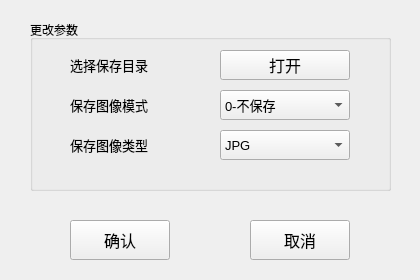
<?xml version="1.0" encoding="UTF-8"?>
<ui version="4.0">
 <class>Form</class>
 <widget class="QWidget" name="Form">
  <property name="geometry">
   <rect>
    <x>0</x>
    <y>0</y>
    <width>420</width>
    <height>280</height>
   </rect>
  </property>
  <property name="maximumSize">
   <size>
    <width>420</width>
    <height>280</height>
   </size>
  </property>
  <property name="windowTitle">
   <string>存图设置</string>
  </property>
  <property name="windowIcon">
   <iconset>
    <normaloff>logo.ico</normaloff>logo.ico</iconset>
  </property>
  <widget class="QPushButton" name="pushButton_1">
   <property name="geometry">
    <rect>
     <x>70</x>
     <y>220</y>
     <width>100</width>
     <height>40</height>
    </rect>
   </property>
   <property name="font">
    <font>
     <pointsize>12</pointsize>
    </font>
   </property>
   <property name="text">
    <string>确认</string>
   </property>
  </widget>
  <widget class="QGroupBox" name="groupBox">
   <property name="geometry">
    <rect>
     <x>30</x>
     <y>20</y>
     <width>361</width>
     <height>171</height>
    </rect>
   </property>
   <property name="font">
    <font>
     <italic>false</italic>
    </font>
   </property>
   <property name="title">
    <string>更改参数</string>
   </property>
   <property name="flat">
    <bool>false</bool>
   </property>
   <property name="checkable">
    <bool>false</bool>
   </property>
   <property name="checked">
    <bool>false</bool>
   </property>
   <widget class="QLabel" name="label_2">
    <property name="geometry">
     <rect>
      <x>40</x>
      <y>110</y>
      <width>130</width>
      <height>30</height>
     </rect>
    </property>
    <property name="font">
     <font>
      <pointsize>10</pointsize>
     </font>
    </property>
    <property name="text">
     <string>保存图像类型</string>
    </property>
   </widget>
   <widget class="QLabel" name="label_1">
    <property name="geometry">
     <rect>
      <x>40</x>
      <y>70</y>
      <width>130</width>
      <height>30</height>
     </rect>
    </property>
    <property name="font">
     <font>
      <pointsize>10</pointsize>
     </font>
    </property>
    <property name="text">
     <string>保存图像模式</string>
    </property>
   </widget>
   <widget class="QComboBox" name="comboBox_2">
    <property name="geometry">
     <rect>
      <x>190</x>
      <y>110</y>
      <width>130</width>
      <height>30</height>
     </rect>
    </property>
    <property name="font">
     <font>
      <pointsize>10</pointsize>
     </font>
    </property>
    <item>
     <property name="text">
      <string>JPG</string>
     </property>
    </item>
    <item>
     <property name="text">
      <string>BMP</string>
     </property>
    </item>
   </widget>
   <widget class="QComboBox" name="comboBox_1">
    <property name="geometry">
     <rect>
      <x>190</x>
      <y>70</y>
      <width>130</width>
      <height>30</height>
     </rect>
    </property>
    <property name="font">
     <font>
      <pointsize>10</pointsize>
     </font>
    </property>
    <item>
     <property name="text">
      <string>0-不保存</string>
     </property>
    </item>
    <item>
     <property name="text">
      <string>1-全保存</string>
     </property>
    </item>
    <item>
     <property name="text">
      <string>2-仅正确</string>
     </property>
    </item>
    <item>
     <property name="text">
      <string>3-仅错误</string>
     </property>
    </item>
   </widget>
   <widget class="QLabel" name="label_0">
    <property name="geometry">
     <rect>
      <x>40</x>
      <y>30</y>
      <width>130</width>
      <height>30</height>
     </rect>
    </property>
    <property name="font">
     <font>
      <pointsize>10</pointsize>
     </font>
    </property>
    <property name="text">
     <string>选择保存目录</string>
    </property>
   </widget>
   <widget class="QPushButton" name="pushButton_0">
    <property name="geometry">
     <rect>
      <x>190</x>
      <y>30</y>
      <width>130</width>
      <height>30</height>
     </rect>
    </property>
    <property name="font">
     <font>
      <pointsize>12</pointsize>
     </font>
    </property>
    <property name="text">
     <string>打开</string>
    </property>
   </widget>
   <zorder>label_1</zorder>
   <zorder>comboBox_1</zorder>
   <zorder>label_2</zorder>
   <zorder>comboBox_2</zorder>
   <zorder>label_0</zorder>
   <zorder>pushButton_0</zorder>
  </widget>
  <widget class="QPushButton" name="pushButton_2">
   <property name="geometry">
    <rect>
     <x>250</x>
     <y>220</y>
     <width>100</width>
     <height>40</height>
    </rect>
   </property>
   <property name="font">
    <font>
     <pointsize>12</pointsize>
    </font>
   </property>
   <property name="text">
    <string>取消</string>
   </property>
  </widget>
 </widget>
 <resources/>
 <connections/>
</ui>
